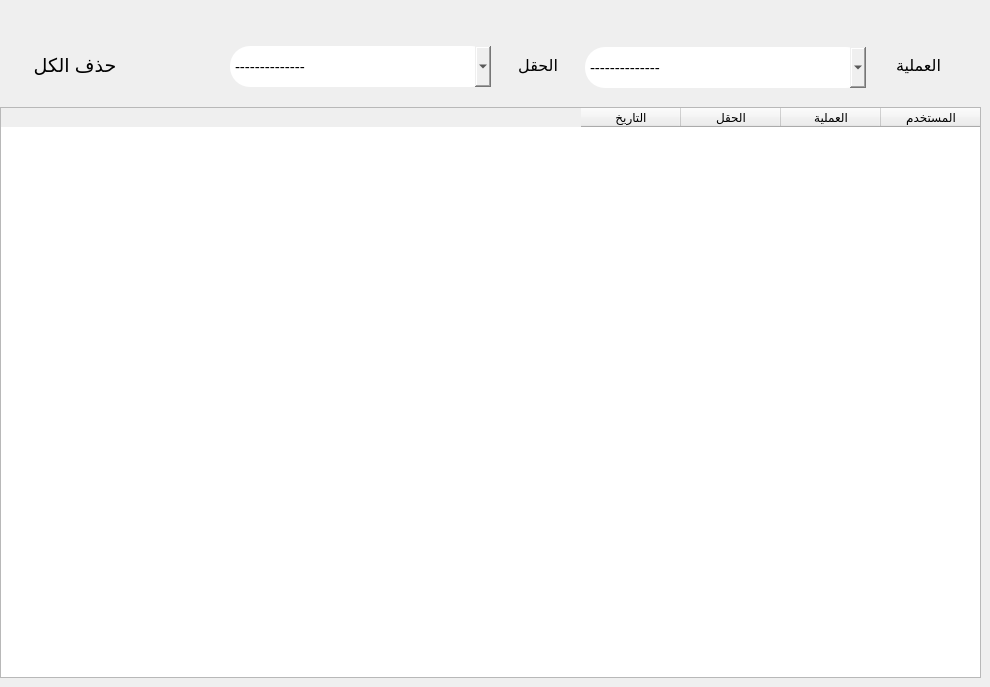
    <widget class="QWidget" name="tab_6">
     <attribute name="title">
      <string>Page</string>
     </attribute>
     <widget class="QTableWidget" name="tableWidget_8">
      <property name="geometry">
       <rect>
        <x>0</x>
        <y>107</y>
        <width>981</width>
        <height>571</height>
       </rect>
      </property>
      <property name="layoutDirection">
       <enum>Qt::RightToLeft</enum>
      </property>
      <property name="sortingEnabled">
       <bool>true</bool>
      </property>
      <column>
       <property name="text">
        <string>المستخدم</string>
       </property>
      </column>
      <column>
       <property name="text">
        <string>العملية</string>
       </property>
      </column>
      <column>
       <property name="text">
        <string>الحقل</string>
       </property>
      </column>
      <column>
       <property name="text">
        <string>التاريخ</string>
       </property>
      </column>
     </widget>
     <widget class="QComboBox" name="comboBox_20">
      <property name="geometry">
       <rect>
        <x>230</x>
        <y>46</y>
        <width>261</width>
        <height>41</height>
       </rect>
      </property>
      <property name="font">
       <font>
        <family>Segoe UI</family>
        <pointsize>11</pointsize>
       </font>
      </property>
      <property name="styleSheet">
       <string notr="true">border-radius:20px;</string>
      </property>
      <property name="editable">
       <bool>false</bool>
      </property>
      <item>
       <property name="text">
        <string>--------------</string>
       </property>
      </item>
      <item>
       <property name="text">
        <string>مبيع يومي</string>
       </property>
      </item>
      <item>
       <property name="text">
        <string>تحليل</string>
       </property>
      </item>
      <item>
       <property name="text">
        <string>مشتريات</string>
       </property>
      </item>
      <item>
       <property name="text">
        <string>مراجعين</string>
       </property>
      </item>
      <item>
       <property name="text">
        <string>مستخدم</string>
       </property>
      </item>
      <item>
       <property name="text">
        <string>طبيب</string>
       </property>
      </item>
      <item>
       <property name="text">
        <string>تقرير</string>
       </property>
      </item>
      <item>
       <property name="text">
        <string>احصائيات</string>
       </property>
      </item>
     </widget>
     <widget class="QComboBox" name="comboBox_24">
      <property name="geometry">
       <rect>
        <x>585</x>
        <y>47</y>
        <width>281</width>
        <height>41</height>
       </rect>
      </property>
      <property name="font">
       <font>
        <family>Segoe UI</family>
        <pointsize>11</pointsize>
       </font>
      </property>
      <property name="styleSheet">
       <string notr="true">border-radius:20px;</string>
      </property>
      <item>
       <property name="text">
        <string>--------------</string>
       </property>
      </item>
      <item>
       <property name="text">
        <string>تسجيل دخول</string>
       </property>
      </item>
      <item>
       <property name="text">
        <string>تسجيل خروج</string>
       </property>
      </item>
      <item>
       <property name="text">
        <string>اضافة</string>
       </property>
      </item>
      <item>
       <property name="text">
        <string>تعديل</string>
       </property>
      </item>
      <item>
       <property name="text">
        <string>حذف</string>
       </property>
      </item>
      <item>
       <property name="text">
        <string>بحث</string>
       </property>
      </item>
      <item>
       <property name="text">
        <string>طباعة</string>
       </property>
      </item>
      <item>
       <property name="text">
        <string>معاينة</string>
       </property>
      </item>
     </widget>
     <widget class="QLabel" name="label_15">
      <property name="geometry">
       <rect>
        <x>880</x>
        <y>40</y>
        <width>61</width>
        <height>51</height>
       </rect>
      </property>
      <property name="font">
       <font>
        <family>Segoe UI</family>
        <pointsize>12</pointsize>
        <weight>50</weight>
        <bold>false</bold>
       </font>
      </property>
      <property name="text">
       <string>العملية</string>
      </property>
     </widget>
     <widget class="QLabel" name="label_16">
      <property name="geometry">
       <rect>
        <x>497</x>
        <y>40</y>
        <width>61</width>
        <height>51</height>
       </rect>
      </property>
      <property name="font">
       <font>
        <family>Segoe UI</family>
        <pointsize>12</pointsize>
        <weight>50</weight>
        <bold>false</bold>
       </font>
      </property>
      <property name="text">
       <string>الحقل</string>
      </property>
     </widget>
     <widget class="QPushButton" name="pushButton_22">
      <property name="geometry">
       <rect>
        <x>0</x>
        <y>40</y>
        <width>171</width>
        <height>51</height>
       </rect>
      </property>
      <property name="font">
       <font>
        <family>Segoe UI</family>
        <pointsize>14</pointsize>
       </font>
      </property>
      <property name="cursor">
       <cursorShape>PointingHandCursor</cursorShape>
      </property>
      <property name="styleSheet">
       <string notr="true">border-radius: 20px;
</string>
      </property>
      <property name="text">
       <string>حذف الكل    </string>
      </property>
      <property name="icon">
       <iconset resource="icons.qrc">
        <normaloff>:/icons8-delete-bin-100.png</normaloff>:/icons8-delete-bin-100.png</iconset>
      </property>
      <property name="iconSize">
       <size>
        <width>40</width>
        <height>40</height>
       </size>
      </property>
     </widget>
    </widget>
